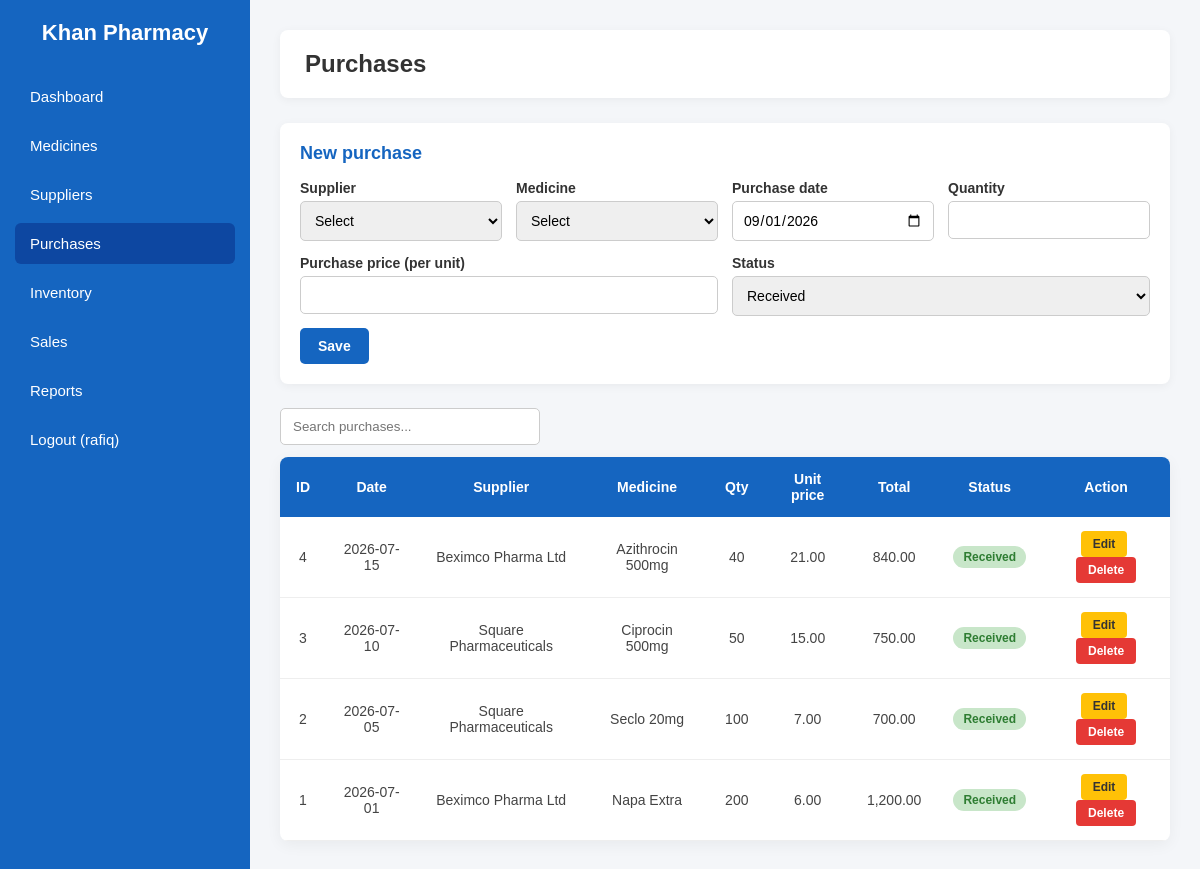
/purchases.php (signed in), run on the app's committed database.
### tables this page shows
CREATE TABLE `purchases` (
    `purchase_id` INT AUTO_INCREMENT PRIMARY KEY,
    `supplier_id` INT NOT NULL,
    `purchase_date` DATE NOT NULL,
    `medicine_id` INT NOT NULL,
    `quantity` INT NOT NULL,
    `purchase_price` DECIMAL(10, 2) NOT NULL,
    `total_amount` DECIMAL(12, 2) NOT NULL,
    `purchase_status` ENUM('Pending', 'Received', 'Cancelled') NOT NULL DEFAULT 'Received',
    CONSTRAINT `fk_purchase_supplier` FOREIGN KEY (`supplier_id`) REFERENCES `suppliers`(`supplier_id`) ON DELETE CASCADE,
    CONSTRAINT `fk_purchase_medicine` FOREIGN KEY (`medicine_id`) REFERENCES `medicines`(`medicine_id`) ON DELETE CASCADE
);

CREATE TABLE `suppliers` (
    `supplier_id` INT AUTO_INCREMENT PRIMARY KEY,
    `supplier_name` VARCHAR(100) NOT NULL,
    `contact_number` VARCHAR(20) NOT NULL,
    `company_name` VARCHAR(100) NOT NULL
);

CREATE TABLE `medicines` (
    `medicine_id` INT AUTO_INCREMENT PRIMARY KEY,
    `medicine_name` VARCHAR(100) NOT NULL,
    `company_name` VARCHAR(100) NOT NULL,
    `category` VARCHAR(50) NOT NULL DEFAULT 'General',
    `purchase_price` DECIMAL(10, 2) NOT NULL DEFAULT 0.00,
    `expire_date` DATE NOT NULL,
    `manufacture_date` DATE NOT NULL,
    `supplier_id` INT DEFAULT NULL,
    `sale_price` DECIMAL(10, 2) NOT NULL,
    `batch_number` VARCHAR(50) NOT NULL DEFAULT '',
    CONSTRAINT `fk_medicine_supplier` FOREIGN KEY (`supplier_id`) REFERENCES `suppliers`(`supplier_id`) ON DELETE SET NULL
);

### includes/auth.php (called while the page is built, shortened)
<?php
function h($text)
{
    return htmlspecialchars((string) $text, ENT_QUOTES, "UTF-8");
}

### purchases.php (the view, shortened to what this page needs)
<?php
require_once "includes/db.php";
require_once "includes/auth.php";
$edit = null;
$rows = $conn->query(
    "SELECT p.*, s.supplier_name, m.medicine_name
     FROM purchases p
     JOIN suppliers s ON p.supplier_id = s.supplier_id
     JOIN medicines m ON p.medicine_id = m.medicine_id
     ORDER BY p.purchase_date DESC, p.purchase_id DESC"
)->fetch_all(MYSQLI_ASSOC);
require_once "includes/header.php";
?>
<div class="card">
    <h2><?php echo $edit ? "Edit purchase" : "New purchase"; ?></h2>
    <form method="post">
        <div class="form-row">
            <div class="form-group">
                <label>Supplier</label>
                <select name="supplier_id" required>
                    <option value="">Select</option>
                </select>
            </div>
            <div class="form-group">
                <label>Medicine</label>
                <select name="medicine_id" required>
                    <option value="">Select</option>
                </select>
            </div>
            <div class="form-group">
                <label>Purchase date</label>
                <input type="date" name="purchase_date" required value="<?php echo h($edit["purchase_date"] ?? date("Y-m-d")); ?>">
            </div>
            <div class="form-group">
                <label>Quantity</label>
                <input type="number" name="quantity" required min="1" value="<?php echo h($edit["quantity"] ?? ""); ?>">
            </div>
            <div class="form-group">
                <label>Purchase price (per unit)</label>
                <input type="number" step="0.01" name="purchase_price" required value="<?php echo h($edit["purchase_price"] ?? ""); ?>">
            </div>
            <div class="form-group">
                <label>Status</label>
                <select name="purchase_status">
                    <?php foreach (["Pending", "Received", "Cancelled"] as $st) { ?>
                    <option value="<?php echo $st; ?>" <?php echo ($edit["purchase_status"] ?? "Received") === $st ? "selected" : ""; ?>><?php echo $st; ?></option>
                    <?php } ?>
                </select>
            </div>
        </div>
        <div class="form-actions">
            <button type="submit" class="save-btn">Save</button>
        </div>
    </form>
</div>
<input type="text" class="search-box" data-table="data-table" placeholder="Search purchases...">
<table id="data-table">
    <thead>
        <tr>
            <th>ID</th>
            <th>Date</th>
            <th>Supplier</th>
            <th>Medicine</th>
            <th>Qty</th>
            <th>Unit price</th>
            <th>Total</th>
            <th>Status</th>
            <th>Action</th>
        </tr>
    </thead>
    <tbody>
        <?php foreach ($rows as $row) { ?>
        <tr>
            <td><?php echo (int) $row["purchase_id"]; ?></td>
            <td><?php echo h($row["purchase_date"]); ?></td>
            <td><?php echo h($row["supplier_name"]); ?></td>
            <td><?php echo h($row["medicine_name"]); ?></td>
            <td><?php echo (int) $row["quantity"]; ?></td>
            <td><?php echo number_format((float) $row["purchase_price"], 2); ?></td>
            <td><?php echo number_format((float) $row["total_amount"], 2); ?></td>
            <td><span class="badge badge-<?php echo strtolower($row["purchase_status"]); ?>"><?php echo h($row["purchase_status"]); ?></span></td>
            <td>
                <a class="edit" href="purchases.php?edit=<?php echo (int) $row["purchase_id"]; ?>">Edit</a>
                <form method="post" class="delete-form" style="display:inline">
                    <button type="submit" class="delete">Delete</button>
                </form>
            </td>
        </tr>
        <?php } ?>
    </tbody>
</table>
<?php require_once "includes/footer.php"; ?>

### css/style.css (style rules this page uses)
* { margin: 0; padding: 0; box-sizing: border-box; font-family: Arial, Helvetica, sans-serif; }
body { display: flex; background: #f4f6f9; min-height: 100vh; }
.card { background: white; padding: 20px; border-radius: 8px; box-shadow: 0 2px 10px rgba(0, 0, 0, 0.05); margin-bottom: 24px; }
.card h2 { font-size: 18px; color: #1565C0; margin-bottom: 16px; }
.form-row { display: flex; flex-wrap: wrap; gap: 14px; margin-bottom: 12px; }
.form-group { display: flex; flex-direction: column; gap: 5px; flex: 1; min-width: 180px; }
.form-group label { font-size: 14px; font-weight: bold; color: #333; }
.form-group input, .form-group select, .form-group textarea { padding: 10px; border: 1px solid #ccc; border-radius: 5px; font-size: 14px; }
.form-actions { display: flex; gap: 10px; margin-top: 10px; }
.save-btn, .add-btn { background: #1565C0; color: white; border: none; padding: 10px 18px; border-radius: 5px; cursor: pointer; font-weight: bold; font-size: 14px; }
.search-box { padding: 10px 12px; border: 1px solid #ccc; border-radius: 5px; width: 260px; margin-bottom: 12px; }
table { width: 100%; border-collapse: collapse; background: white; border-radius: 8px; overflow: hidden; box-shadow: 0 4px 15px rgba(0, 0, 0, 0.05); }
th { background: #1565C0; color: white; padding: 14px 16px; text-align: center; font-size: 14px; }
td { padding: 14px 16px; text-align: center; border-bottom: 1px solid #eee; font-size: 14px; color: #444; }
.edit { background: #FFC107; color: #333; border: none; padding: 6px 12px; border-radius: 4px; cursor: pointer; font-weight: bold; font-size: 12px; text-decoration: none; margin-right: 4px; display: inline-block; }
.delete { background: #E53935; color: white; border: none; padding: 6px 12px; border-radius: 4px; cursor: pointer; font-weight: bold; font-size: 12px; }
.badge { padding: 4px 10px; border-radius: 12px; font-size: 12px; font-weight: bold; display: inline-block; }
.badge-received { background: #C8E6C9; color: #2E7D32; }

### data on the page
purchases: purchase_id "4", purchase_date "2026-07-15", supplier.supplier_name "Beximco Pharma Ltd", medicine.medicine_name "Azithrocin 500mg", quantity "40", purchase_price "21.00", total_amount "840.00", purchase_status "Received"
purchases: purchase_id "3", purchase_date "2026-07-10", supplier.supplier_name "Square Pharmaceuticals", medicine.medicine_name "Ciprocin 500mg", quantity "50", purchase_price "15.00", total_amount "750.00", purchase_status "Received"
purchases: purchase_id "2", purchase_date "2026-07-05", supplier.supplier_name "Square Pharmaceuticals", medicine.medicine_name "Seclo 20mg", quantity "100", purchase_price "7.00", total_amount "700.00", purchase_status "Received"
purchases: purchase_id "1", purchase_date "2026-07-01", supplier.supplier_name "Beximco Pharma Ltd", medicine.medicine_name "Napa Extra", quantity "200", purchase_price "6.00", total_amount "1,200.00", purchase_status "Received"

### other printed values
$_SESSION["username"] "rafiq"
$page_title "Purchases"
form field purchase_status "Received"
